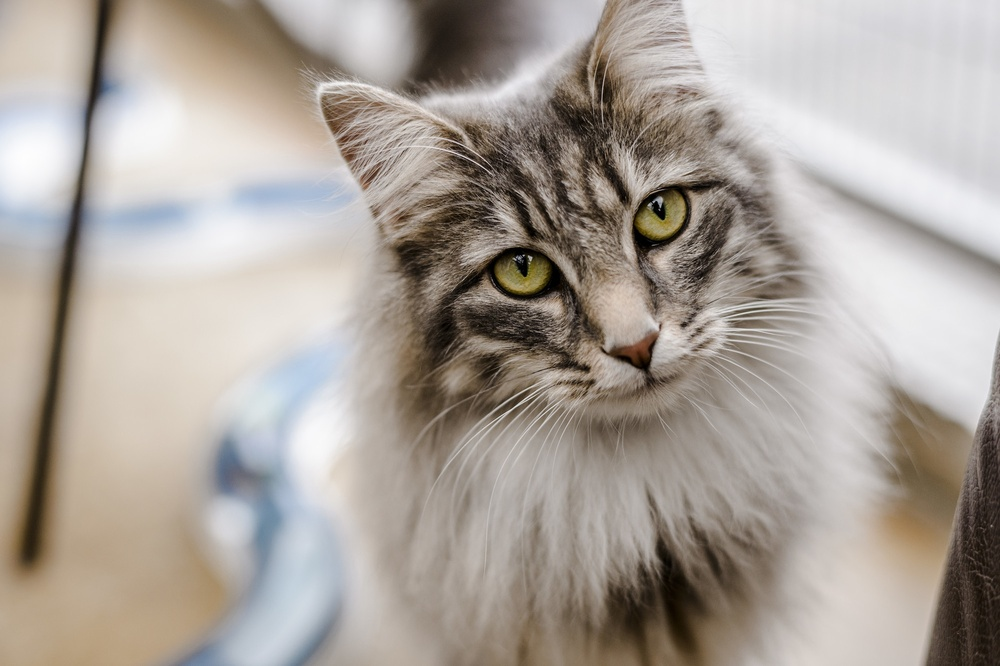
#> input picture cat.jpg, 1000 x 666 px, shrunk from 2000 x 1331 before the run
$ python adap_thresh.py --image cat.jpg
#> lines starting #> are read from the running program, lines starting #| are printed output that depends on the picture; after the words box and inside, x2 and y2 are one past the last pixel; in counts of white or black regions, pixels touching at a corner belong together
import numpy as np
import argparse
import cv2

qp=argparse.ArgumentParser()
qp.add_argument('-i','--image',required=True,help="Path")
args=vars(qp.parse_args())

image=cv2.imread(args['image'])
#> image is the input picture: shape (666, 1000, 3); mean B, G, R 154.5, 162.2, 170.3
image=cv2.cvtColor(image,cv2.COLOR_RGB2GRAY)
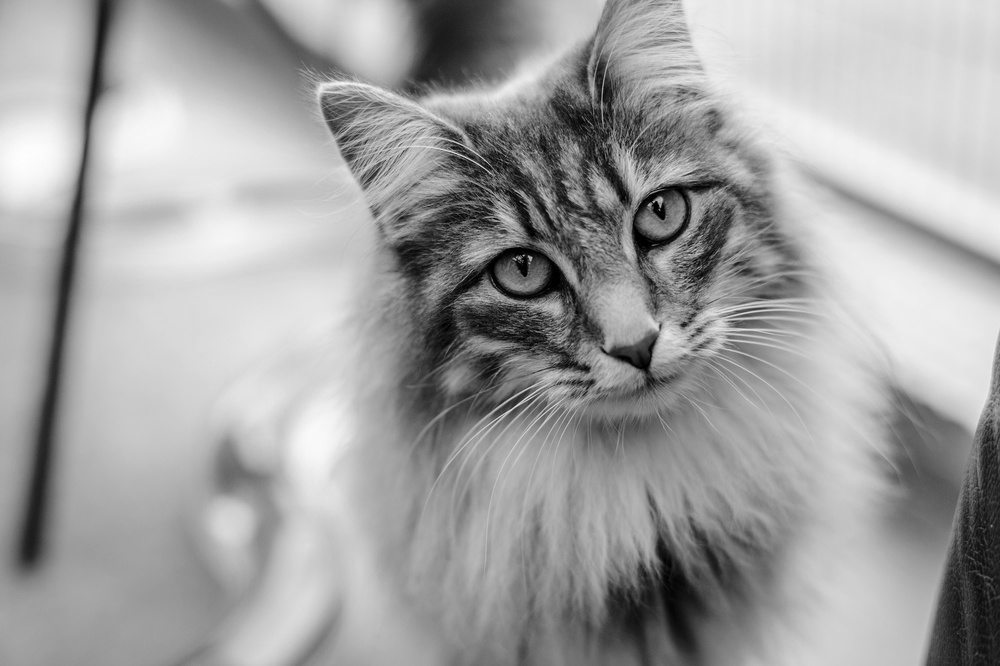
#> image: shape (666, 1000); min 0, max 254, mean 160.9
blurred=cv2.GaussianBlur(image,(5,5),0)
cv2.imshow("Image",image)
(T, thresh)=cv2.threshold(blurred,115,255,cv2.THRESH_BINARY_INV)
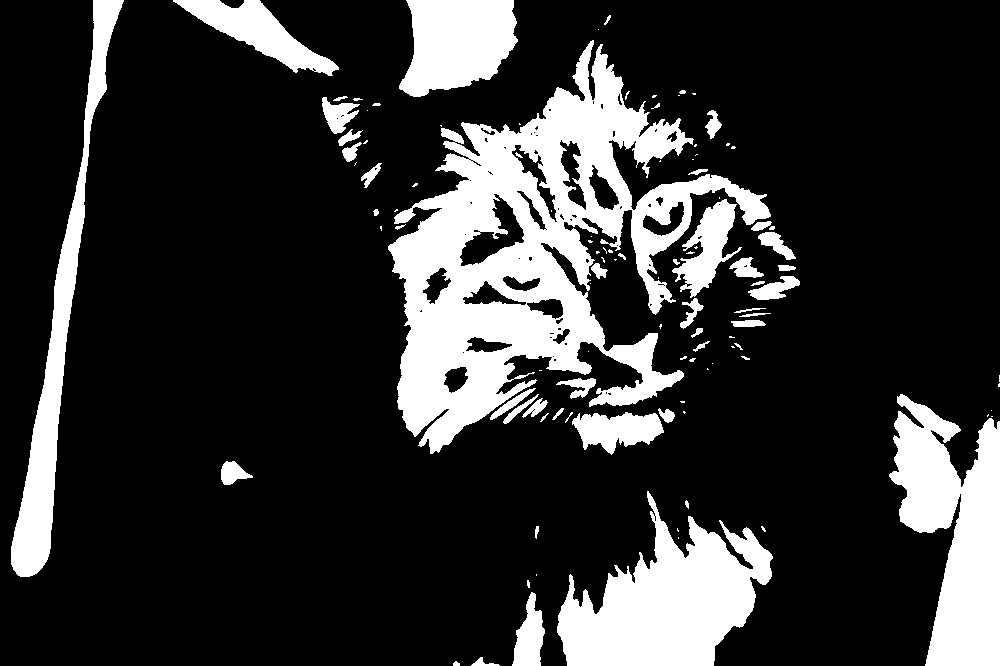
#> thresh: shape (666, 1000); 20.2% white; 108 white regions (52 under 20 px), largest, box (x1, y1, x2, y2) and area: (388, 40, 771, 454) 57512, (557, 491, 773, 666) 20060, (889, 394, 1000, 666) 18301

thresh=cv2.adaptiveThreshold(thresh,255,cv2.ADAPTIVE_THRESH_MEAN_C,cv2.THRESH_BINARY_INV,11,4)
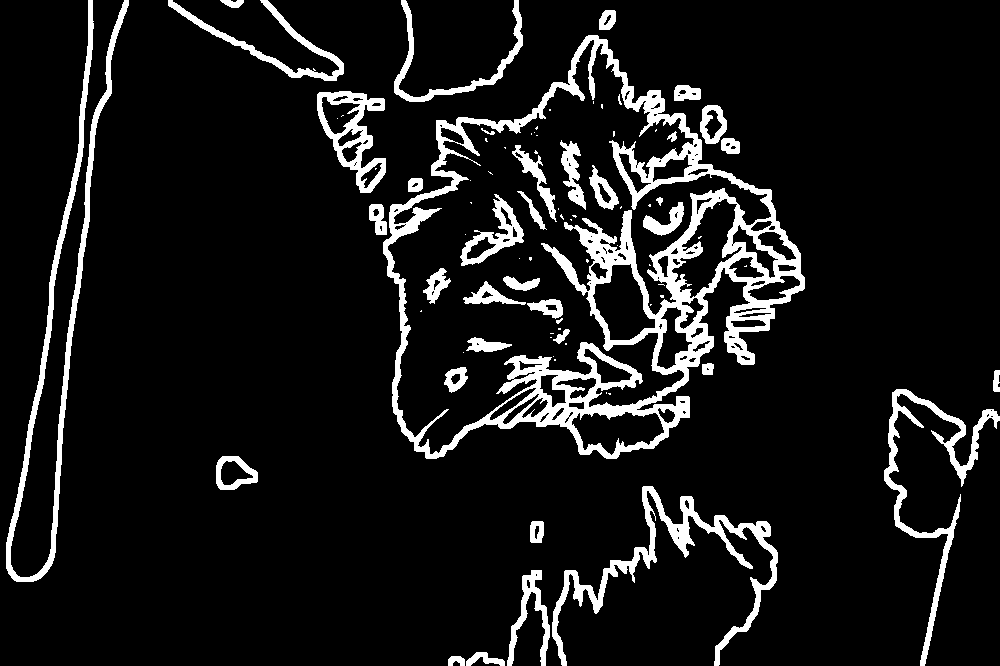
#> thresh: shape (666, 1000); 9.6% white; 85 white regions (46 under 20 px), largest, box (x1, y1, x2, y2) and area: (383, 35, 805, 459) 30006, (6, 0, 129, 582) 6634, (552, 486, 778, 666) 5424
cv2.imshow("Thresh ",thresh)
thresh=cv2.adaptiveThreshold(thresh,255,cv2.ADAPTIVE_THRESH_GAUSSIAN_C,cv2.THRESH_BINARY_INV,15,3)
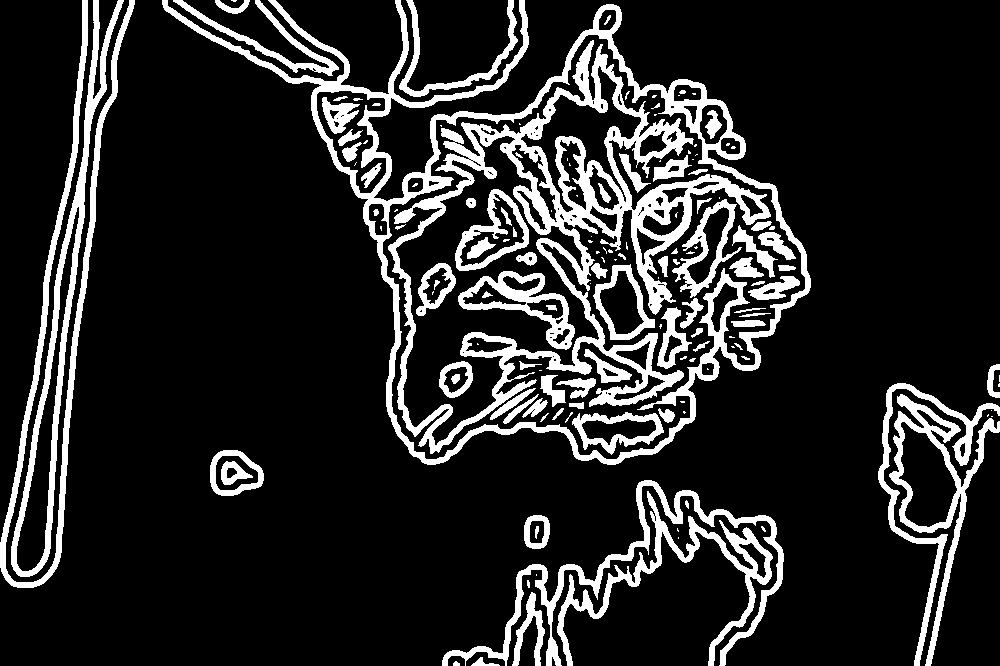
#> thresh: shape (666, 1000); 15.5% white; 149 white regions (59 under 20 px), largest, box (x1, y1, x2, y2) and area: (388, 40, 771, 454) 25162, (162, 0, 811, 465) 19786, (0, 0, 135, 588) 7232
cv2.imshow("Thresh Bin",thresh)

cv2.waitKey(0)

$ run again, on sadbeagle.png
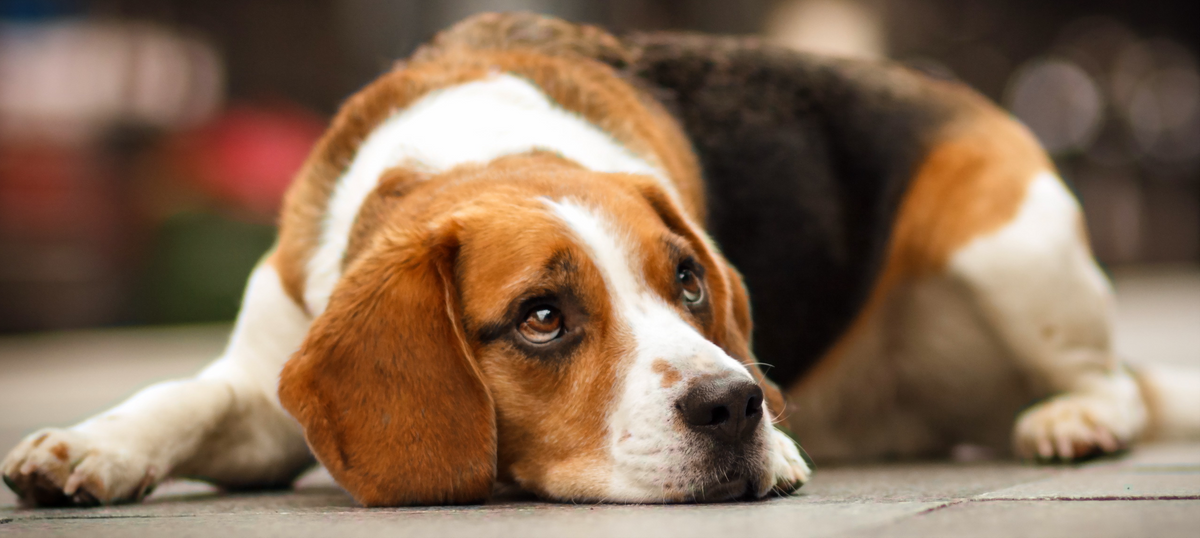
#> input picture sadbeagle.png, 1200 x 538 px
#> image is the input picture: shape (538, 1200, 3); mean B, G, R 85, 107.5, 134.4
#> image: shape (538, 1200)
#> `(T, thresh)=cv2.threshold(blurred,115,255,cv2.THRESH_BINARY_INV)`:
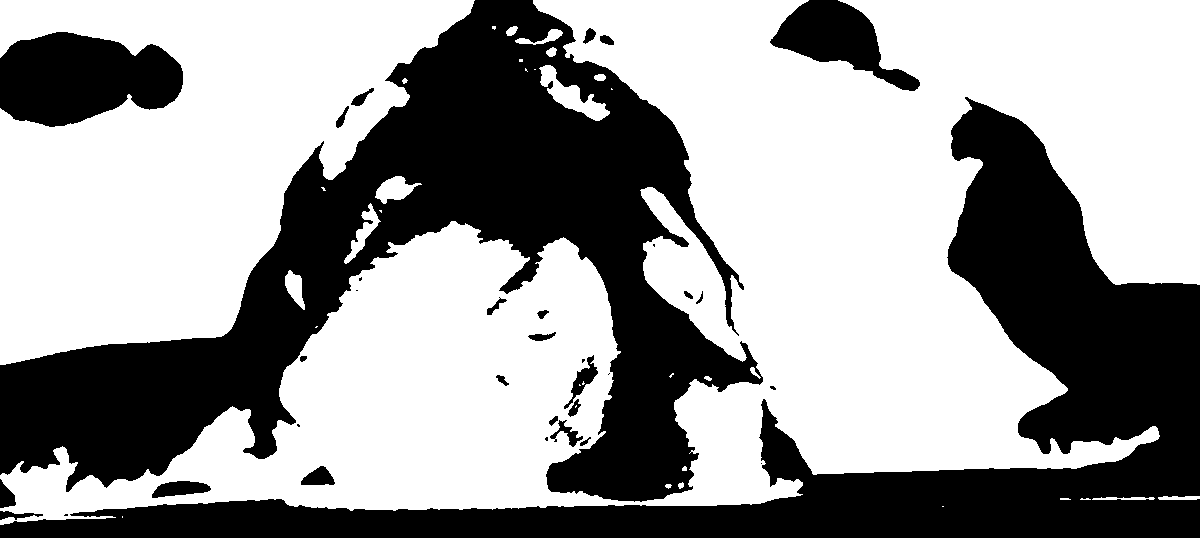
#> thresh: shape (538, 1200); 60.8% white; 34 black regions (10 under 20 px), largest, box (x1, y1, x2, y2) and area: (0, 0, 763, 502) 128388, (0, 97, 1200, 538) 102412, (0, 32, 183, 127) 12925
#> `thresh=cv2.adaptiveThreshold(thresh,255,cv2.ADAPTIVE_THRESH_GAUSSIAN_C..`:
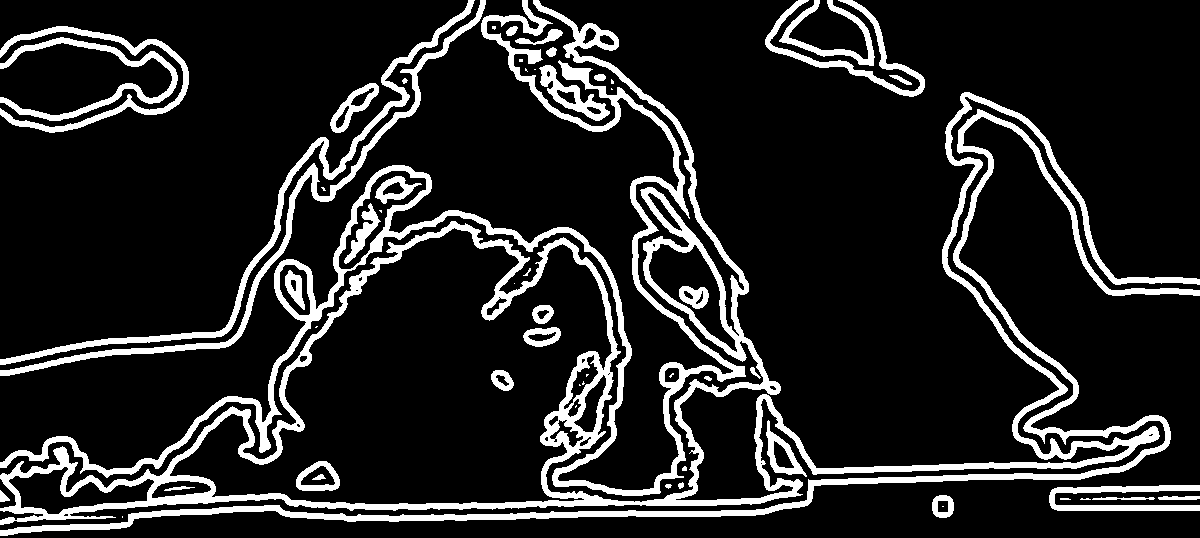
#> thresh: shape (538, 1200); 14.2% white; 58 white regions (18 under 20 px), largest, box (x1, y1, x2, y2) and area: (0, 0, 1200, 525) 34752, (0, 0, 746, 496) 17040, (0, 109, 1200, 536) 12729
